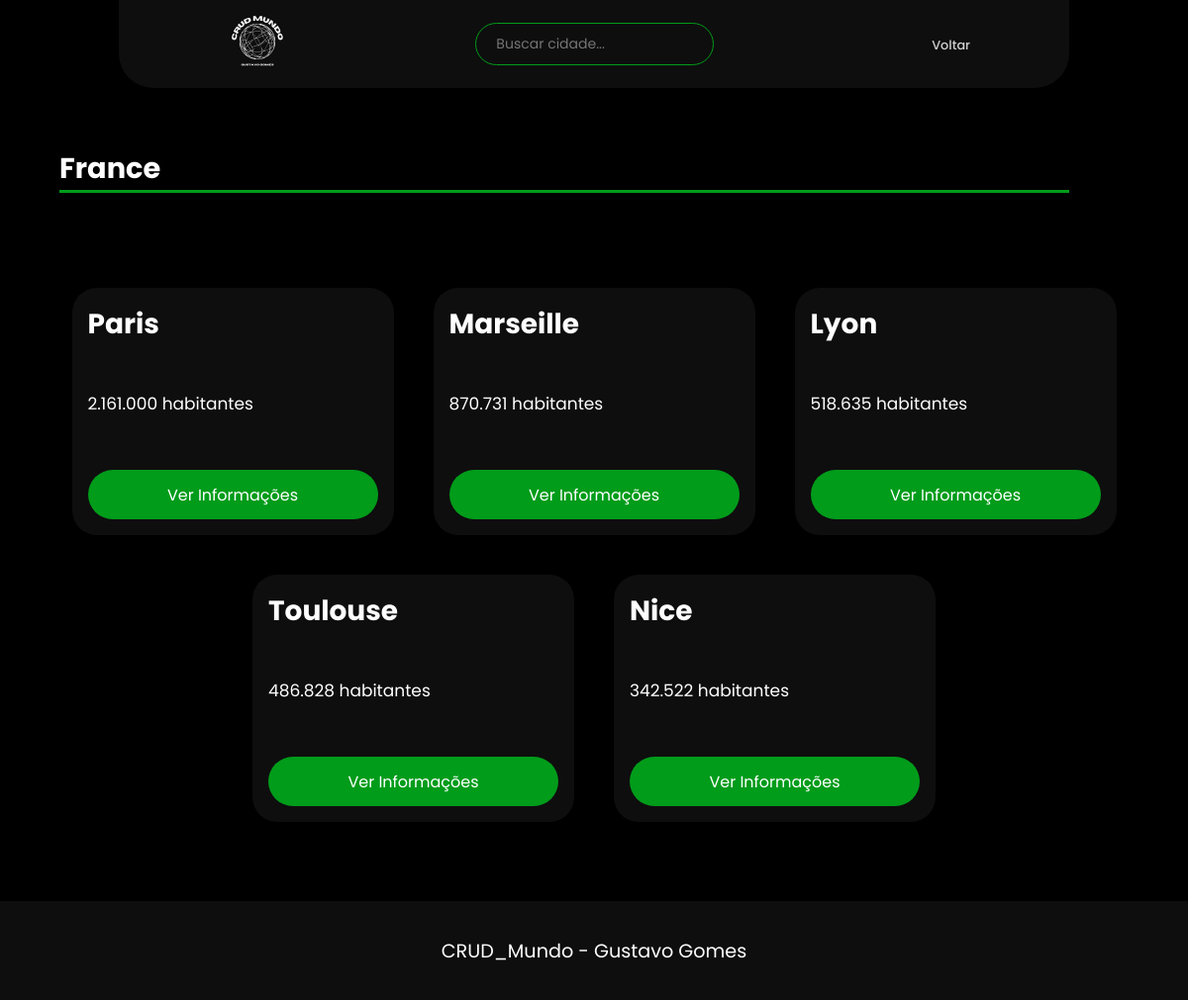
The page /pais/pais.php?id_pais=3 on the database its author committed.
### tables this page shows
create table paises (
    id_pais int primary key auto_increment,
    nome varchar(80) not null,
    continente varchar (20) not null,
    populacao int not null,
    idioma varchar(20) not null,
    bandeira varchar(255) not null
);

create table cidades (
	id_cidade int primary key auto_increment,
    nome varchar(80) not null,
    populacao int not null,
    id_pais int not null,
    foreign key (id_pais) references paises (id_pais) on delete cascade
);

### pais/pais.php (the view, shortened to what this page needs)
<?php
include '/xampp/htdocs/CRUD_Mundo/SRC/database/db.php';
$cidades = [];
if (isset($_GET['id_pais']) && is_numeric($_GET['id_pais'])) {
    $id_pais = (int) ($_GET['id_pais']);
    $query = "SELECT * FROM paises WHERE id_pais  = $id_pais";
    $result = $conn->query($query);
    if ($result->num_rows > 0) {
        $pais = $result->fetch_assoc();
    } else {
        $pais = null;
    }
}
if (isset($id_pais)) {
    $query = "SELECT * FROM cidades WHERE id_pais = $id_pais";
    $result = $conn->query($query);
    if ($result && $result->num_rows > 0) {
        while ($row = $result->fetch_assoc()) {
            $cidades[] = $row;
        }
    }
}
?>
<!DOCTYPE html>
<html lang="pt-br">
<head>
    <link rel="stylesheet" href="style.css">
</head>
<body>
    <header>
        <div class="logo">
            <a href="../index.php" title="Logo"><img src="../assets/img/logo.svg" alt="Logo" title="Logo"/></a>
        </div>
        <div class="search-container">
            <input type="text" id="search-cidades" class="search-box" placeholder="Buscar cidade...">
        </div>
        <nav class="navbar">
            <a class="navbaritem" href="../index.php">Voltar</a>
        </nav>
    </header>
    <main>
        <div class="titulo">
            <h2><?php echo htmlspecialchars($pais['nome']); ?></h2>
        </div>
        <div class="card-container">
            <?php if (!empty($cidades)): ?>
                <?php foreach ($cidades as $cidade): ?>
                    <div class="card">
                        <div class="card-content">
                            <h3><?php echo htmlspecialchars($cidade['nome']); ?></h3>
                            <p><?php echo number_format($cidade['populacao'], 0, ',', '.') . ' habitantes'; ?></p>
                            <a href="cidade/cidade.php?id_cidade=<?php echo urlencode($cidade['id_cidade']); ?>" class="btn">Ver Informações</a>
                        </div>
                    </div>
                <?php endforeach; ?>
            <?php else: ?>
                <p>Não há cidades disponíveis no momento.</p>
            <?php endif; ?>
        </div>
    </main>
    <footer>
         <p> CRUD_Mundo - Gustavo Gomes </p>
    </footer>
</body>
</html>

### pais/style.css (style rules this page uses)
* { font-family: "Poppins", "sans-serif"; color: #fff; border: 0; margin: 0%; padding: 0%; box-sizing: border-box; }
body { background-color: #000000; height: 100vh; justify-content: center; align-items: center; user-select: none; }
header { position: relative; top: 0; left: 50%; transform: translateX(-50%); width: 80%; display: flex; justify-content: space-between; align-items: center; padding: 1px 100px; background-color: #0e0e0e; border-bottom-left-radius: 35px; border-bottom-right-radius: 35px; }
.logo a img { width: 80px; height: 80px; }
.navbar a { position: relative; font-size: 0.8em; text-decoration: none; color: #d1d1d1; font-weight: 500; margin-left: 40px; }
.navbar a::after { content: ''; position: absolute; width: 100%; height: 3px; left: 0; bottom: -6px; border-radius: 5px; background: #c7c4c4; transform: scaleX(0); transition: all 0.3s; }
.search-container { flex: 1; display: flex; justify-content: center; }
.search-box { width: 40%; max-width: 400px; padding: 10px 20px; border-radius: 25px; border: 1px solid #009c1a; background-color: #0e0e0e; color: #fff; font-size: 14px; outline: none; transition: 0.3s; }
.titulo { margin-top: 5%; margin-left: 5%; border-bottom: 3px solid #009c1a; font-weight:bold; font-size: 1.2em; width: 85%; }
.card-container { display: flex; justify-content: center; flex-wrap: wrap; margin-top: 3%; }
.card { width: 325px; height: 250px; background-color: #0e0e0e; border-radius: 25px; overflow: hidden; margin: 20px; display: flex; flex-direction: column; justify-content: space-between; transition: transform 0.3s ease; }
.card-content { padding: 16px; flex-grow: 1; display: flex; flex-direction: column; justify-content: space-between; }
.card-content h3 { font-size: 28px; margin-bottom: 8px; word-wrap: break-word; }
.card-content p { color: #fff; font-size: 17px; line-height: 1.3; }
.card-content .btn { width: 100%; height: 50px; display: inline-block; padding: 1px 16px; background-color: #009c1a; text-decoration: none; border-radius: 25px; margin-top: 16px; color: #fff; transition: transform 0.3s ease; display: flex; text-align: center; justify-content: center; align-items: center; }
footer { background-color: #0e0e0e; width: 100%; height: 100px; font-size: 1.2em; display: flex; text-align: center; justify-content: center; align-items: center; margin-top: 5%; }

### rows shown on the page
paises: nome "France"
cidades: nome "Paris", populacao "2.161.000"
cidades: nome "Marseille", populacao "870.731"
cidades: nome "Lyon", populacao "518.635"
cidades: nome "Toulouse", populacao "486.828"
cidades: nome "Nice", populacao "342.522"
